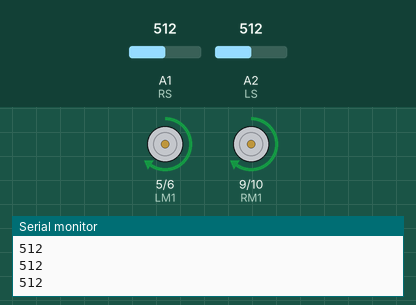
Simulated run of this sketch. Board: Arduino Uno, built with avr-gcc and run on an emulated ATmega328P. Shown: motor-driver pin pairs drawn as motors (green arrow = first pin HIGH = forward, orange = second pin HIGH = backward, longer = more drive), the last lines printed to the serial monitor. Inputs (shaded band) come from the test bench; at power-on: A1 (RS) = 512, A2 (LS) = 512.

Above: at 1.2 s.
1.3 s: A1 (RS) set to 484
At 1.8 s:
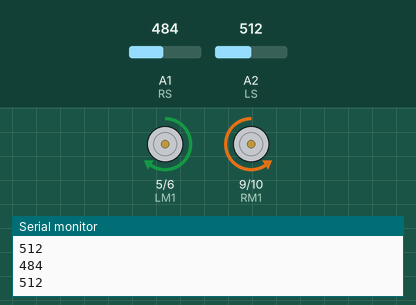
2.8 s: A2 (LS) set to 481
At 4.0 s:
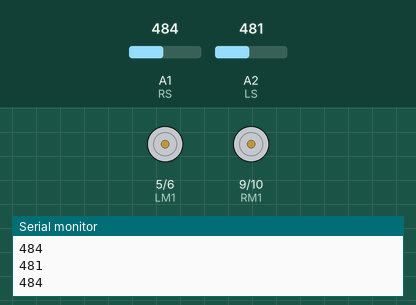
4.3 s: A1 (RS) set to 510
At 5.1 s:
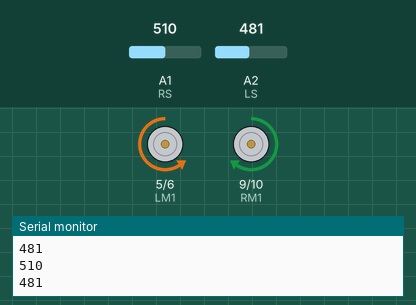
5.8 s: A2 (LS) set to 510
At 6.6 s:
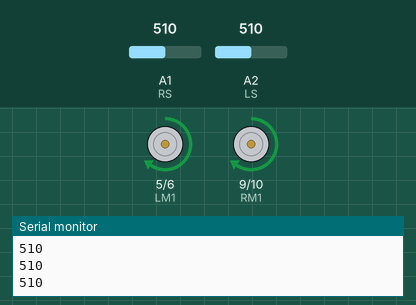
7.3 s: A2 (LS) set to 490
At 7.6 s:
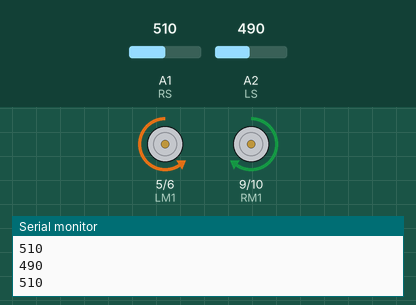
8.8 s: A2 (LS) set to 511
At 9.9 s:
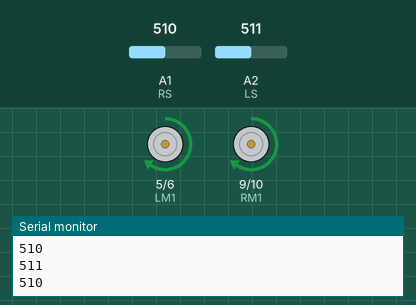
Timing chart, 0 to 11.3 s (numbered marks = the images above; inputs shaded):
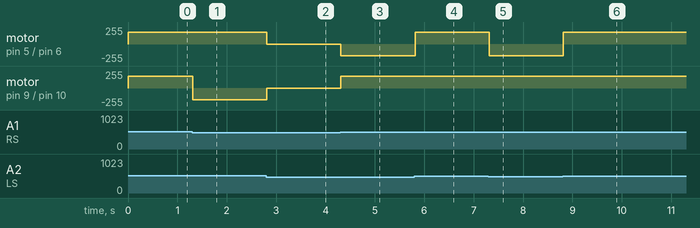

Measured:
- the behaviour switches between 500 and 499 on A1 (RS) (found by bisection; images 0 and 1)
- the behaviour switches between 500 and 499 on A2 (LS) (found by bisection; images 1 and 2)
- after the input at 1.3 s, motor on pin 9 (RM1) / pin 10 (RM2): forward 175/255 → backward 175/255 at once
- after the input at 2.8 s, motor on pin 5 (LM1) / pin 6 (LM2): forward 175/255 → stopped at once; motor on pin 9 (RM1) / pin 10 (RM2): backward 175/255 → stopped at once
- after the input at 4.3 s, motor on pin 5 (LM1) / pin 6 (LM2): stopped → backward 175/255 at once; motor on pin 9 (RM1) / pin 10 (RM2): stopped → forward 175/255 at once
- after the input at 5.8 s, motor on pin 5 (LM1) / pin 6 (LM2): backward 175/255 → forward 175/255 at once
- after the input at 7.3 s, motor on pin 5 (LM1) / pin 6 (LM2): forward 175/255 → backward 175/255 at once
- after the input at 8.8 s, motor on pin 5 (LM1) / pin 6 (LM2): backward 175/255 → forward 175/255 at once

The sketch:

lfr.ino
```cpp
/*------ Arduino Line Fol0er Code----- */

/*-------defining Inputs------*/

#define LS A2  // left sensor

#define RS A1  // right sensor

/*-------defining Outputs------*/

#define LM1 5  // left motor

#define LM2 6  // left motor

#define RM1 9  // right motor

#define RM2 10  // right motor

void setup()

{
  Serial.begin(9600);

  pinMode(LS, INPUT);

  pinMode(RS, INPUT);

  pinMode(LM1, OUTPUT);

  pinMode(LM2, OUTPUT);

  pinMode(RM1, OUTPUT);

  pinMode(RM2, OUTPUT);
}

void loop()

{
// delay(1000);

  int l = analogRead(LS);
  int r = analogRead(RS);

  Serial.println(l);
  Serial.println(r);

  // delay(2000);


int speed=175;

  if (l > 500  && r > 500)  // Move Forward

  {

    analogWrite(LM1, speed);

    analogWrite(LM2, 0);

    analogWrite(RM1, speed);

    analogWrite(RM2, 0);
  }

  else if (l > 500  && r < 500)  // Turn right

  {

    analogWrite(LM1, speed);

    analogWrite(LM2, 0);

    analogWrite(RM1, 0);

    analogWrite(RM2, speed);
  }

  else if (l < 500  && r > 500)  // turn left

  {


    analogWrite(LM1, 0);

    analogWrite(LM2, speed);

    analogWrite(RM1, speed);

    analogWrite(RM2, 0);
  }

  else if (l < 500  && r < 500)  // stop

  {

    analogWrite(LM1, 0);

    analogWrite(LM2, 0);

    analogWrite(RM1, 0);

    analogWrite(RM2, 0);
  }
}
```
